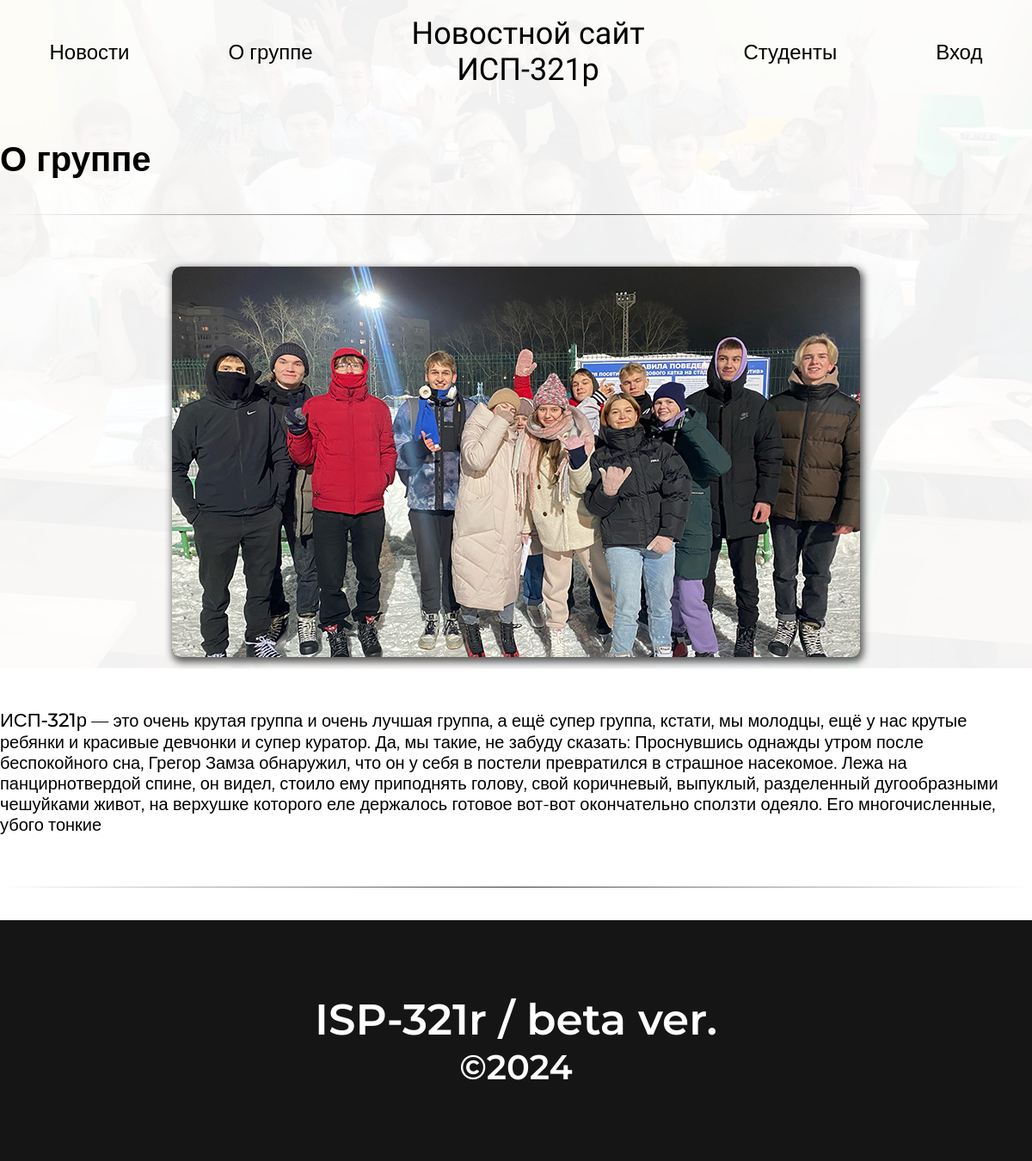
/about, run on the app's committed database.
### appisp/models.py (models this page shows)
class AboutInfo(models.Model):
    name = models.CharField(max_length=8, blank=False)
    info = models.CharField(max_length=650, blank=False)
    icon = models.ImageField(verbose_name='Иконка', blank=False, upload_to='icon/')

class AboutImg(models.Model):
    img1 = models.ImageField(upload_to='aboutslider/')
    img2 = models.ImageField(upload_to='aboutslider/')
    img3 = models.ImageField(upload_to='aboutslider/')

### appisp/views.py (the view)
# urls.py: path('about', about_page, name='about'),
def about_page(request):
    about_info = AboutInfo.objects.all()
    about_img = AboutImg.objects.all()
    return render(request, 'about.html', {'about_info': about_info, 'about_img': about_img})

### templates/about.html (shortened to what this page needs)
{% extends 'base.html' %}
{% block content %}
{% load static %}
    <main>
      <div class="wrapper">
        <h1 class="title">О группе</h1>
        <div class="new__line"></div>
        {% for img in about_img %}
        <div class="slider">
          <img
            id="sliderImg"
            class="slider__img"
            src="{{ img.img2.url }}"
          />
        </div>
        {% endfor %}
        {% for info in about_info %}
        <p class="info">
          <span>{{ info.name }}</span> — {{ info.info }}
        </p>
        {% endfor %}
      </div>
      <div class="new__line"></div>
      <br />
      <br />
    </main>
{% endblock %}

### templates/base.html (shortened to what this page needs)
<!DOCTYPE html>
<html lang="en">
{% load static %}
  <head>
    <link rel="stylesheet" href="{% static 'css/style.css' %}" />
  </head>
  <body>
        <header>
      <div class="wrapper">
        <div class="header">
          <a class="header__link" href="{% url 'index' %}">Новости</a>
          <a class="header__link" href="{% url 'about' %}">О группе</a>
{% for info in about_info %}
          <h3 class="header__logo">
            Новостной сайт <br />
            {{ info.name }}
          </h3>
{% endfor %}
          <a class="header__link" href="{% url 'students' %}">Студенты</a>
{% if user.is_authenticated %}
           <a class="header__link" href="{% url 'account' %}">Аккаунт</a>
{% else %}
           <a class="header__link" href="{% url 'login' %}">Вход</a>
{% endif %}
        </div>
      </div>
    </header>
     {% block content %}
     {% endblock %}
      <footer>
      <div class="wrapper flex">
        <h1 class="footer__text-1">ISP-321r / beta ver.</h1>
        <h4 class="footer__text-2">©2024</h4>
      </div>
    </footer>
  </body>
</html>

### static/css/style.css (style rules this page uses)
* { padding: 0px; margin: 0px; border: none; font-family: "Montserrat", sans-serif; font-optical-sizing: auto; }
*, *::before, *::after { box-sizing: border-box; }
a, a:link, a:visited { text-decoration: none; }
aside, nav, footer, header, section, main { display: block; }
h1, h2, h3, h4, h5, h6, p { font-size: inherit; font-weight: inherit; }
img { vertical-align: top; }
img, svg { max-width: 100%; height: auto; }
.header { width: 100%; height: 120px; display: flex; align-items: center; justify-content: space-around; }
.header__link { color: black; font-size: 24px; }
.header__logo { font-family: "Marck Script", cursive; font-weight: 400; font-style: normal; font-size: 36px; text-align: center; }
.title { font-size: 40px; font-weight: 600; margin: 40px 0; }
.new__line { width: 100%; height: 1px; background: rgb(2, 0, 36); background: linear-gradient(90deg, rgba(2, 0, 36, 0) 0%, rgba(0, 0, 0, 0.8) 50%, rgba(0, 212, 255, 0) 100%); }
.slider { display: block; position: relative; overflow: hidden; margin: 60px auto; width: 800px; height: 454px; border-radius: 10px; box-shadow: 2px 4px 8px 2px rgba(0, 0, 0, 0.64); }
.slider__img { position: absolute; width: 800px; height: 454px; border-radius: 10px; }
.info { font-size: 20px; margin: 12px 0 60px; }
.info span { font-size: 22px; font-weight: 500; }
footer { width: 100%; height: 280px; display: flex; align-items: center; justify-content: center; background-color: rgb(21, 21, 21); margin-top: auto; }
.footer__text-1 { font-size: 50px; font-weight: 600; color: white; text-align: center; }
.footer__text-2 { font-size: 40px; font-weight: 600; color: white; text-align: center; }
body { margin: 0; display: flex; flex-direction: column; min-height: 100vh; }
.wrapper { max-width: 1280px; height: 100%; margin: 0 auto; }
.flex { display: flex; flex-direction: column; align-items: center; justify-content: center; }

### data on the page
AboutInfo: name "ИСП-321р", info "это очень крутая группа и очень лучшая группа, а ещё супер группа, кстати, мы молодцы, ещё у нас крутые ребянки и красивые девчонки и супер куратор. Да, мы такие, не забуду сказать: Проснувшись однажды утром после беспокойного сна, Грегор Замза обнаружил, что он у себя в постели превратился в страшное насекомое. Лежа на панцирнотвердой спине, он видел, стоило ему приподнять голову, свой коричневый, выпуклый, разделенный дугообразными чешуйками живот, на верхушке которого еле держалось готовое вот-вот окончательно сползти одеяло. Его многочисленные, убого тонкие"
AboutImg: img2 (picture)
